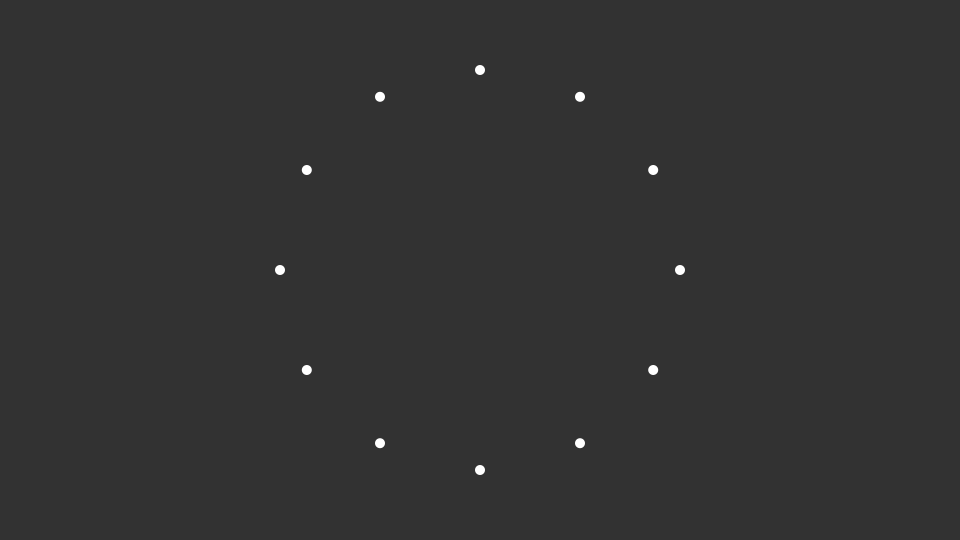
Frame 1 (no input)
Frame 60 (the mouse pressed at the canvas centre just before this capture): identical to frame 1, image omitted
Frame 120 (the mouse held since frame 60 and released just before this capture): identical to frame 1, image omitted

The Processing sketch that drew this single still picture (run headless with seeded random() and noise(); from frame 60 on, the mouse is pressed at the canvas centre):

// Processing sketch: sin_cos_cercle_parts
// ── sin_cos_cercle_parts.pde
/*
 Positionnement d'objets autour d'un cercle
 en utilisant sin et cos.
 
 Auteur : Jean-Maxime Couillard
 Licence : 
 Syntaxe : Processing version 3.0b5
 */

// Paramètres de dessin
float radius = 200;
int parts = 12;

void setup() {

  // Taille du sketch
  size(960, 540);
}

void draw() {

  background(50);

  // Paramètre de dessins
  noStroke();
  fill(255);

  // Boucle pour dessiner chacune des "parties"
  for (int i=0; i<parts; i++) {

    // Création d'un dégrader en utilisant la technique de "couleurs de vertex"
    float norm = (float)i / parts;
    float x = (sin(norm * TWO_PI) * radius) + width/2;
    float y = (cos(norm * TWO_PI) * radius) + height/2;

    // Dessin de l'ellipse
    ellipse(x, y, 10, 10);
  }

}
